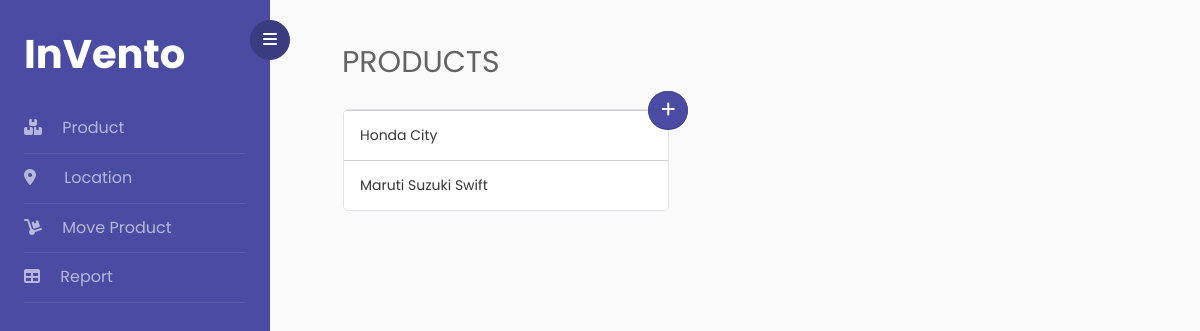
The app's page /product, older data.
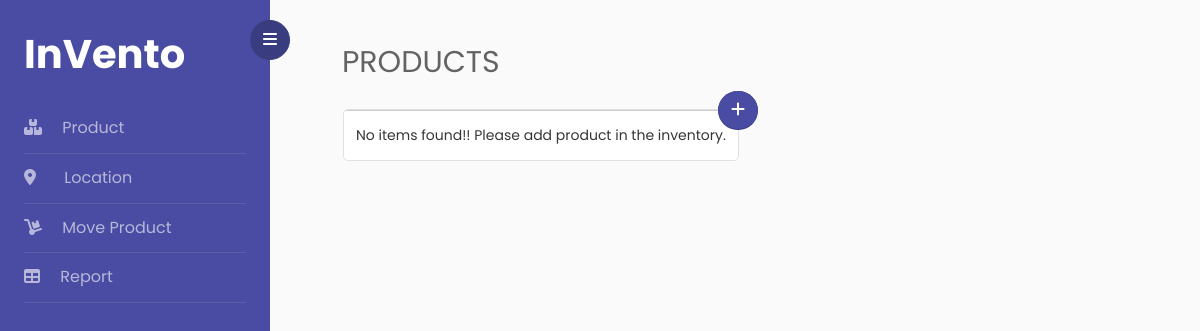
The same page, newer data.
### inventory/models.py (models this page shows, shortened)
class Product(db.Model):
    product_id = db.Column(db.Integer, primary_key=True)
    product_name = db.Column(db.String(20), unique=True, nullable=False)

### inventory/main/routes.py (the view)
@main.route("/")
@main.route("/product")
def product():
    products = Product.query.order_by(Product.product_name).all()
    return render_template('product.html', title='Product',products=products)

### inventory/templates/product.html (shortened to what this page needs)
{% extends "layout.html" %}
{% block content %}
    {% if title=='Product' %}
        <div class="container px-5 py-3">
            <h2 class="mb-4 phead">{{ title }}s</h2>
            <div class="row">
                <div class="ml-3">
                    <table class="table table-hover table-responsive table-bordered">
                        <tbody id="myTable">
                            {% if not products%}
                                <tr>
                                    <td colspan="3">No items found!! Please add product in the inventory.</td>
                                </tr>
                            {% else %}
                                {% for product in products %}
                                    <tr class="l">
                                        <td class="pl-3 first">{{ product.product_name }}</td>
                                        <td>
                                        </td>
                                    </tr>
                                {% endfor %}
                            {% endif %}
                        </tbody>
                    </table>
                </div>
                <div class="add">
                    <button type="button" id="sidebarCollapse" class="add-button btn btn-primary">
                        <a href="{{ url_for('products.new_product') }}"><i class="fas fa-plus"></i></a>
                    </button><a class="add-text" href="{{ url_for('products.new_product') }}"><i>Add Product</i></a>
                </div>
            </div>
        </div>
    {% endif %}
{% endblock content %}

Row changes from the older to the newer data that the page shows:
removed Product: product_name "Honda City"
removed Product: product_name "Maruti Suzuki Swift"
Text that changed along with them:
text now shown: "No items found!! Please add product in the inventory."
